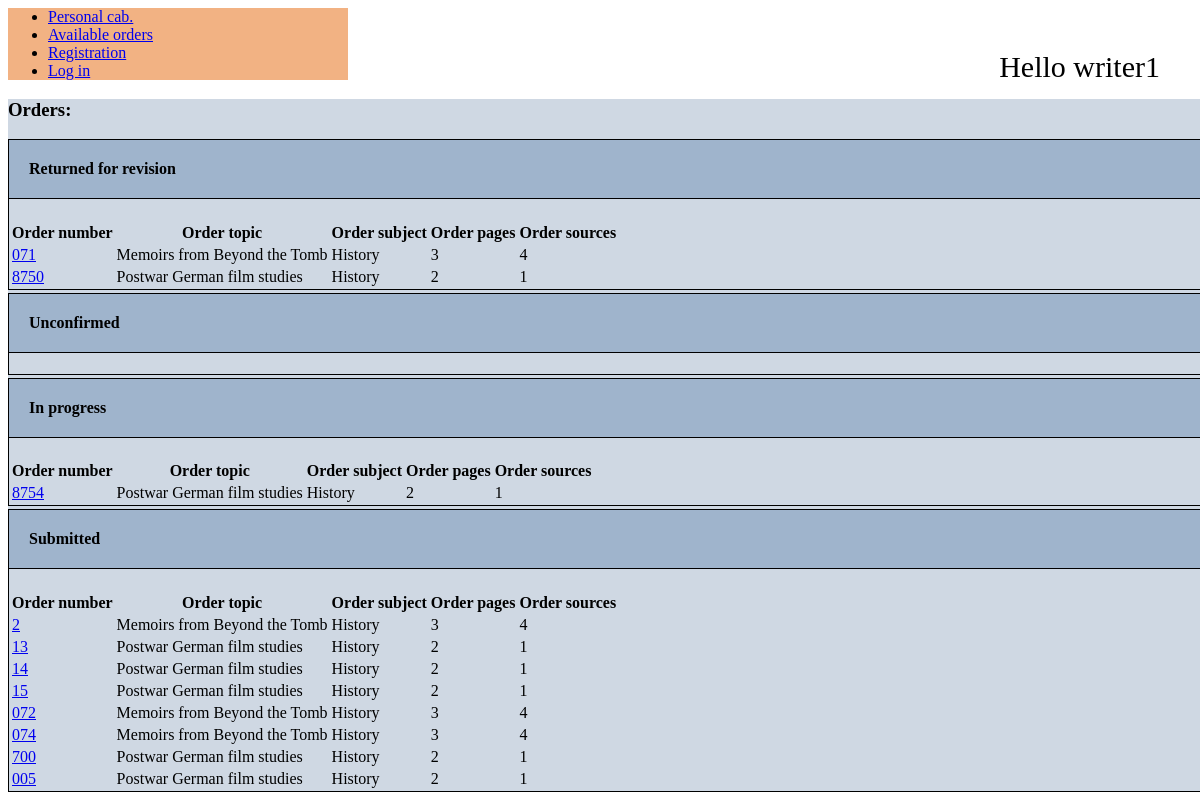
Before: /personal_cabinet/ (signed in) with the older database file.
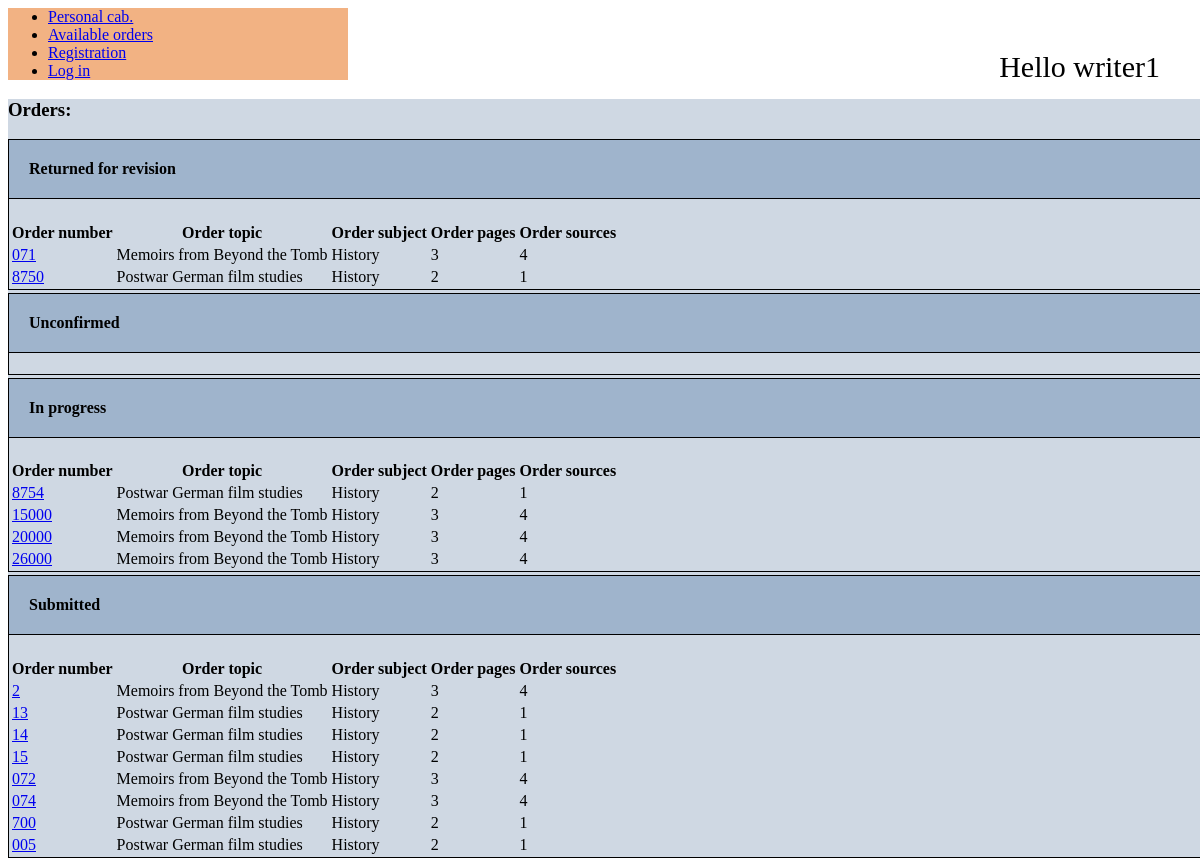
After: the same page with the newer database file.
### app1/models.py (models this page shows, shortened)
class Order_model(models.Model):
	number = models.CharField(max_length=300)
	account = models.CharField(max_length=300, blank=True)
	files = models.CharField(max_length=300, blank=True)
	subject = models.CharField(max_length=300, blank=True)
	topic = models.CharField(max_length=300, blank=True)
	client_deadline = models.CharField(max_length=300, blank=True, null=True)
	price = models.DecimalField(max_digits=8, decimal_places=2, blank=True, null=True)
	number_of_pages = models.IntegerField(blank=True, null=True)
	spaced = models.CharField(max_length=300, blank=True)
	format = models.CharField(max_length=300, blank=True)
	number_of_sources = models.IntegerField(blank=True, null=True)
	abstract = models.BooleanField(blank=True, default=False)
	slieds = models.CharField(max_length=300, blank=True)
	questions = models.CharField(max_length=300, blank=True)
	problems = models.CharField(max_length=300, blank=True)
	paper_type = models.CharField(max_length=300, blank=True)
	assign_date = models.CharField(max_length=300, blank=True, null=True)
	details = models.CharField(max_length=300, blank=True)
	real_time_deadline = models.TimeField(blank=True, null=True)
	status = models.CharField(max_length=300, blank=True, default='available')
	writer_deadline = models.CharField(max_length=300, blank=True, null=True)
	writer_time = models.TimeField(blank=True, null=True)
	writer_number = models.CharField(max_length=300, blank=True)
	words_min = models.IntegerField(blank=True, null=True)
	writer = models.ForeignKey(User, null=True)
	writer_name = models.CharField(max_length=300, null=True)
	writer_email = models.EmailField(max_length=300, blank=True)
	send_date = models.CharField(max_length=300, blank=True, null=True)
	payment = models.DecimalField(max_digits=8, decimal_places=2, blank=True, null=True)
	payment_date = models.CharField(max_length=300, blank=True, null=True)
	client_num_of_order = models.CharField(max_length=300, blank=True)
	controller = models.ForeignKey(UserProfile, null=True)
	times_returned_for_revision = models.IntegerField(default=0)
	def get_absolut_url(self):
		return 'http://127.0.0.1:8000/' + self.number
	class Meta:
		verbose_name = 'Order'
		verbose_name_plural = 'Orders'

### app1/views.py (the view)
# urls.py: url(r'^personal_cabinet/$', views.writers_personal_cabinet),
def writers_personal_cabinet(request):
	user = request.user
	user_model = User.objects.get(email=user.email)
	orders_in_progress = user_model.order_model_set.filter(status='in progress')
	orders_returned_for_revision = user_model.order_model_set.filter(status='returned for revision')
	orders_on_checking = user_model.order_model_set.filter(status='on checking')
	orders_on_checking_with_controller = user_model.order_model_set.filter(status='on checking with controller')
	unconfirmed_orders = user_model.order_model_set.filter(status='unconfirmed')
	if request.method == 'GET':
		return render(request, 'writers_cabinet_page.html',
		 {'orders_in_progress':orders_in_progress,
		 'user':user,
		 'orders_returned_for_revision':orders_returned_for_revision,
		 'orders_on_checking':orders_on_checking,
		 'orders_on_checking_with_controller':orders_on_checking_with_controller,
		 'unconfirmed_orders':unconfirmed_orders,
		 })

### app1/templates/writers_cabinet_page.html (shortened to what this page needs)
<html>
<head>
</head>
<body>
	<div style='position: absolute; top:20px; right:40px;'>
		<p style='font-size: 30px;'>Hello {{user.username}}</p>
	</div>
	<ul style='background-color: #F2B283; width:300px;'>
		<li><a href="http://127.0.0.1:8000/personal_cabinet/">Personal cab.</a></li>
		<li><a href="http://127.0.0.1:8000/available_orders/">Available orders</a></li>
		<li><a href="http://127.0.0.1:8000/register/">Registration</a></li>
		<li><a href="http://127.0.0.1:8000/login/">Log in</a></li>
	</ul>
	<div id='orders_container'>
		<h3>Orders:</h3>
		<div class='returned_for_revision_orders_container'>
			<div class='status_part'>
				<h4 style='border-bottom: 1px solid black; padding: 20px; margin-top: 0px; background-color: #9FB4CC;'>Returned for revision</h4>
			</div>
			<div>
				<table class='order_table'>
					{% if orders_returned_for_revision %}
					<thead>
						<tr>
						<th>Order number</th>
						<th>Order topic</th>
						<th>Order subject</th>
						<th>Order pages</th>
						<th>Order sources</th>
						</tr>
					</thead>
					<tbody>
						{% for order in orders_returned_for_revision %}
						<tr>
							<td><a href="{{order.get_absolut_url}}">{{order.number}}</a></td>
							<td>{{order.topic}}</td>
							<td>{{order.subject}}</td>
							<td>{{order.number_of_pages}}</td>
							<td>{{order.number_of_sources}}</td>
						</tr>
						{% endfor %}
					</tbody>
					{% endif %}
				</table>
			</div>
		</div>
		<div class='unconfirmed_orders_container'>
			<div class='status_part'>
				<h4 style='border-bottom: 1px solid black; padding: 20px; margin-top: 0px; background-color: #9FB4CC;'>Unconfirmed</h4>
			</div>
		</div>
		<div class='in_progress_orders_container'>
			<div class='status_part'>
				<h4 style='border-bottom: 1px solid black; padding: 20px; margin-top: 0px; background-color: #9FB4CC;'>In progress</h4>
			</div>
			<div>
				<table class='order_table'>
					{% if orders_in_progress %}
					<thead>
						<tr>
						<th>Order number</th>
						<th>Order topic</th>
						<th>Order subject</th>
						<th>Order pages</th>
						<th>Order sources</th>
						</tr>
					</thead>
					<tbody>
						{% for order in orders_in_progress %}
						<tr>
							<td><a href="{{order.get_absolut_url}}">{{order.number}}</a></td>
							<td>{{order.topic}}</td>
							<td>{{order.subject}}</td>
							<td>{{order.number_of_pages}}</td>
							<td>{{order.number_of_sources}}</td>
						</tr>
						{% endfor %}
					</tbody>
					{% endif %}
				</table>
			</div>
		</div>
		<div class='submitted_orders_container'>
			<div class='status_part'>
				<h4 style='border-bottom: 1px solid black; padding: 20px; margin-top: 0px; background-color: #9FB4CC;'>Submitted</h4>
			</div>
			<div>
				<table class='order_table'>
					{% if orders_on_checking or orders_on_checking_with_controller %}
					<thead>
						<tr>
						<th>Order number</th>
						<th>Order topic</th>
						<th>Order subject</th>
						<th>Order pages</th>
						<th>Order sources</th>
						</tr>
					</thead>
					<tbody>
						{% for order in orders_on_checking %}
						<tr>
							<td><a href="{{order.get_absolut_url}}">{{order.number}}</a></td>
							<td>{{order.topic}}</td>
							<td>{{order.subject}}</td>
							<td>{{order.number_of_pages}}</td>
							<td>{{order.number_of_sources}}</td>
						</tr>
						{% endfor %}
						{% for order in orders_on_checking_with_controller %}
						<tr>
							<td><a href="{{order.get_absolut_url}}">{{order.number}}</a></td>
							<td>{{order.topic}}</td>
							<td>{{order.subject}}</td>
							<td>{{order.number_of_pages}}</td>
							<td>{{order.number_of_sources}}</td>
						</tr>
						{% endfor %}
					</tbody>
					{% endif %}
				</table>
			</div>
		</div>
	</div>
</body>
</html>

Changed rows visible on the page:
added Order_model: number "15000", topic "Memoirs from Beyond the Tomb", subject "History", number_of_pages "3", number_of_sources "4", shown under "In progress"
added Order_model: number "20000", topic "Memoirs from Beyond the Tomb", subject "History", number_of_pages "3", number_of_sources "4", shown under "In progress"
added Order_model: number "26000", topic "Memoirs from Beyond the Tomb", subject "History", number_of_pages "3", number_of_sources "4", shown under "In progress"
